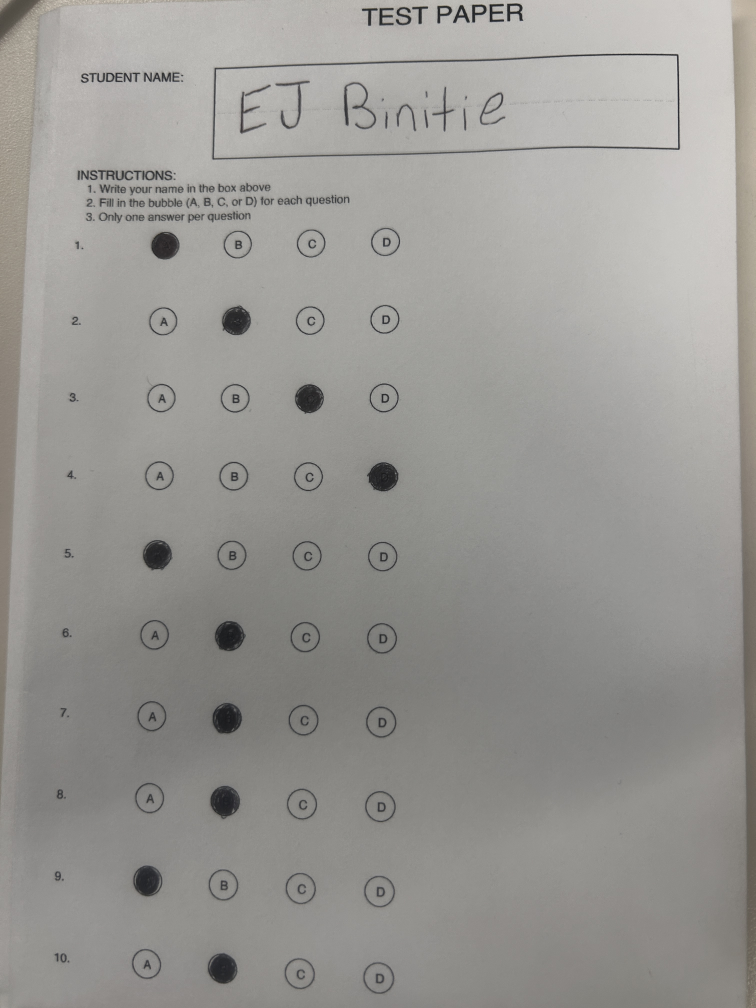
#> input picture yahoo/mission/scanner/test_images/IMG_7096.JPG, 3024 x 4032 px (shown at 1/4 size)
$ python -i name_reader.py   (imports and definitions only)
#> lines starting #> are read from the running program, lines starting #| are printed output that depends on the picture; after the words box and inside, x2 and y2 are one past the last pixel; in counts of white or black regions, pixels touching at a corner belong together
#> further down, picture is the input picture: shape (4032, 3024, 3); mean B, G, R 147.5, 151.1, 152.5
"""
Name reader module for extracting student names from test papers.
"""
import cv2
import numpy as np
import pytesseract
import logging
from typing import Optional

logger = logging.getLogger(__name__)


class NameReader:
    """Extracts student names using OCR."""

    def __init__(self):
        """Initialize name reader."""
        self.confidence_threshold = 15

    def extract_name_region(self, image: np.ndarray) -> np.ndarray:
        """
        Extract the name field region from the paper using fixed coordinates.
        The form is static, so we can use fixed coordinates for the NAME box.

        Args:
            image: Full paper image

        Returns:
            Name region image (cropped from fixed coordinates)
        """
        h, w = image.shape[:2]
#> h = 4032; w = 3024

        # Fixed coordinates for name box (top of page, adjust based on your form)
        # These are percentages - adjust based on your actual form layout
        name_top = int(h * 0.05)      # 5% from top
#> name_top = 201
        name_bottom = int(h * 0.15)   # 15% from top
#> name_bottom = 604
        name_left = int(w * 0.10)     # 10% from left
#> name_left = 302
        name_right = int(w * 0.50)    # 50% from left
#> name_right = 1512

        name_region = image[name_top:name_bottom, name_left:name_right]
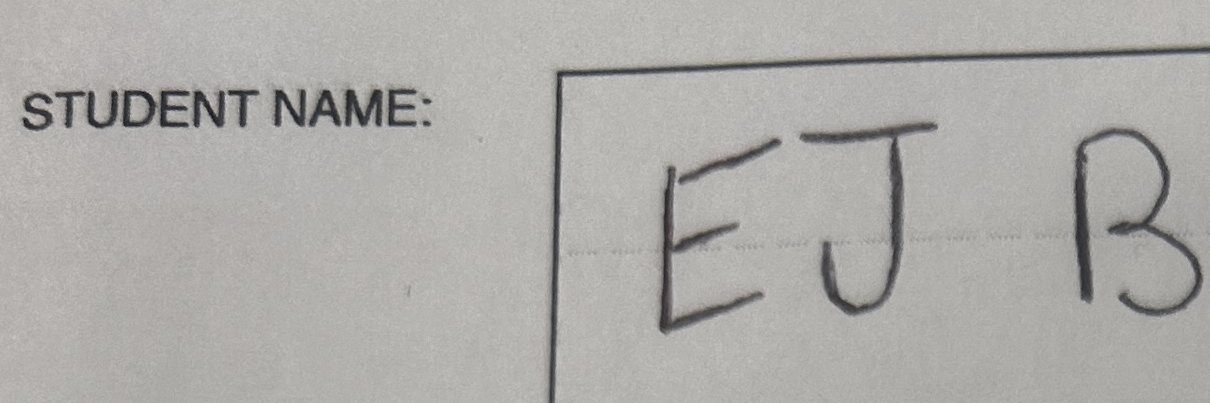
#> name_region: shape (403, 1210, 3); mean B, G, R 168.5, 171.7, 173.2

        return name_region

    def preprocess(self, image: np.ndarray) -> np.ndarray:
        """
        Preprocess name region for better OCR accuracy.

        Args:
            image: Name region image

        Returns:
            Preprocessed image
        """
        if len(image.shape) == 3:
            gray = cv2.cvtColor(image, cv2.COLOR_BGR2GRAY)
        else:
            gray = image.copy()

        # Enhance contrast
        clahe = cv2.createCLAHE(clipLimit=4.0, tileGridSize=(8, 8))
        enhanced = clahe.apply(gray)
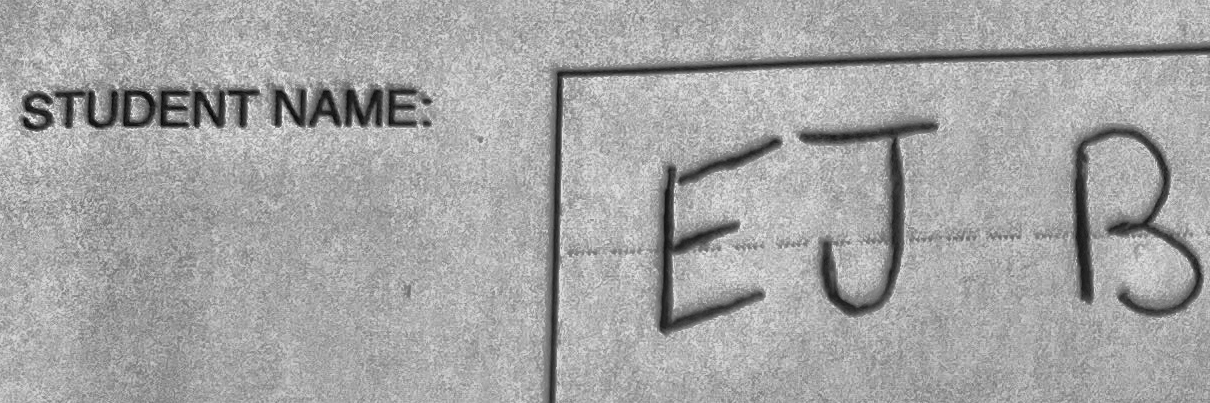
#> enhanced: shape (403, 1210); min 8, max 235, mean 164.7

        # Apply blur
        blurred = cv2.GaussianBlur(enhanced, (3, 3), 0)

        # Adaptive thresholding
        thresh = cv2.adaptiveThreshold(
            blurred,
            255,
            cv2.ADAPTIVE_THRESH_GAUSSIAN_C,
            cv2.THRESH_BINARY,
            15,
            5
        )
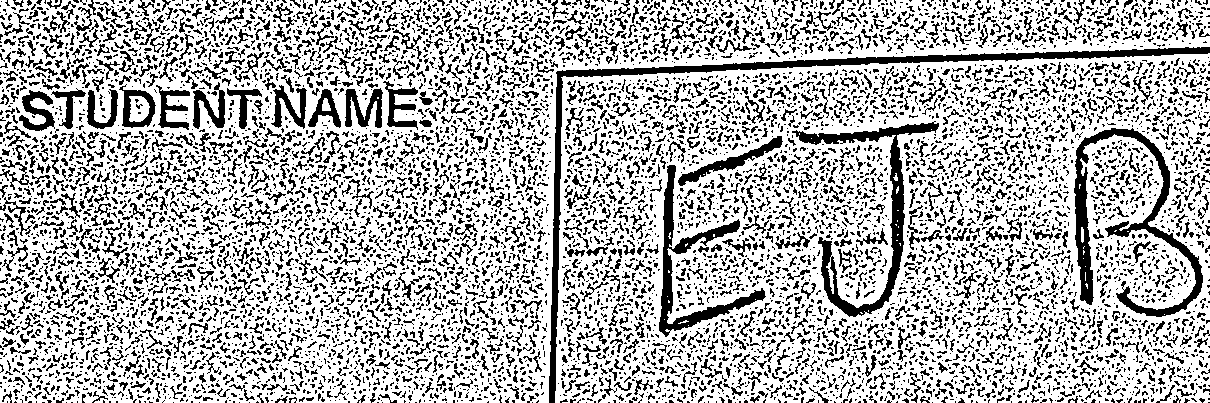
#> thresh: shape (403, 1210); 70.9% white; black in thin lines or dots

        # Invert if needed
        if np.mean(thresh) < 127:
            thresh = cv2.bitwise_not(thresh)

        # Morphological operations
        kernel = np.ones((2, 2), np.uint8)
        thresh = cv2.morphologyEx(thresh, cv2.MORPH_CLOSE, kernel, iterations=1)
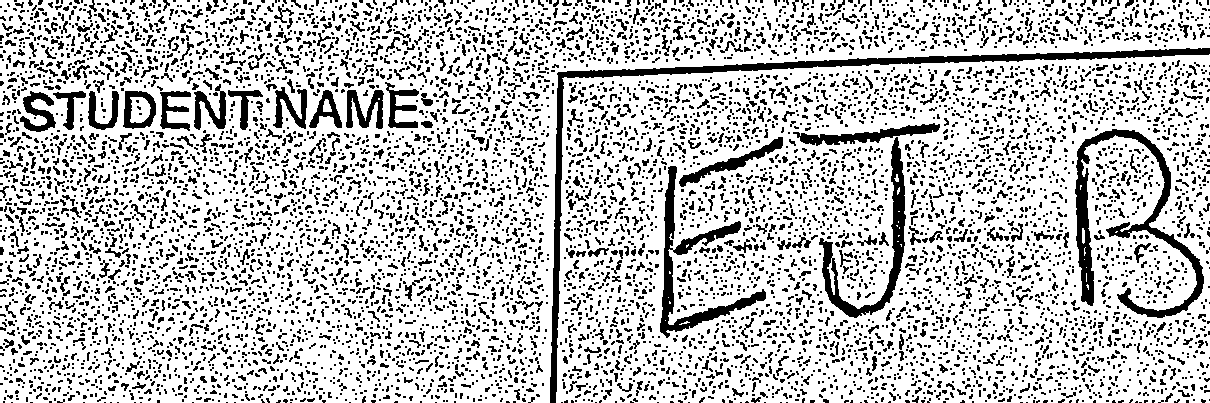
#> thresh: shape (403, 1210); 76.2% white; 7694 black regions (6453 under 20 px), largest, box (x1, y1, x2, y2) and area: (550, 48, 1210, 403) 6223, (1075, 129, 1204, 318) 4570, (660, 166, 766, 338) 3010

        # Denoise
        denoised = cv2.fastNlMeansDenoising(thresh, None, 5, 7, 15)

        # Resize if too small
        h, w = denoised.shape
#> h = 403; w = 1210
        min_height, min_width = 200, 400
        if h < min_height or w < min_width:
            scale = max(min_height / h, min_width / w) * 2.0
            new_h, new_w = int(h * scale), int(w * scale)
            denoised = cv2.resize(denoised, (new_w, new_h), interpolation=cv2.INTER_CUBIC)

        return denoised

    def extract_name(self, image: np.ndarray) -> Optional[str]:
        """
        Extract student name from the image.

        Args:
            image: Full paper image

        Returns:
            Extracted name or None if failed
        """
        try:
            # Extract name region
            name_region = self.extract_name_region(image)

            if name_region.size == 0:
                logger.warning("Name region is empty")
                return None

            # Preprocess
            processed = self.preprocess(name_region)

            # Try multiple PSM modes for handwriting
            psm_modes = [7, 8, 6]  # Single line, single word, uniform block
            best_result = None
            best_confidence = 0.0

            for psm in psm_modes:
                try:
                    custom_config = f'--psm {psm} -l eng'
                    ocr_data = pytesseract.image_to_data(processed, config=custom_config, output_type=pytesseract.Output.DICT)

                    texts = []
                    confidences = []
                    for i, text in enumerate(ocr_data['text']):
                        if text.strip():
                            texts.append(text.strip())
                            conf = float(ocr_data['conf'][i])
                            if conf > 0:
                                confidences.append(conf)

                    if texts:
                        full_text = ' '.join(texts)
                        avg_conf = sum(confidences) / len(confidences) if confidences else 0.0

                        if avg_conf > best_confidence:
                            best_confidence = avg_conf
                            best_result = full_text
                except Exception as e:
                    logger.debug(f"PSM mode {psm} failed: {e}")
                    continue
#> after the loop, best_confidence = 0

            if best_result and best_confidence >= self.confidence_threshold:
                # Clean up the name
                name = best_result.strip()
                # Remove extra whitespace
                name = ' '.join(name.split())
                logger.info(f"Name extracted: {name} (confidence: {best_confidence:.1f}%)")
                return name
            else:
                logger.warning(f"Low confidence for name extraction: {best_confidence:.1f}%")
                return best_result if best_result else None

        except Exception as e:
            logger.error(f"Error extracting name: {e}")
            return None

>>> import cv2
>>> picture = cv2.imread('test_images/IMG_7096.JPG')
#> (the run stopped early here; a loop or call above may not have finished)
